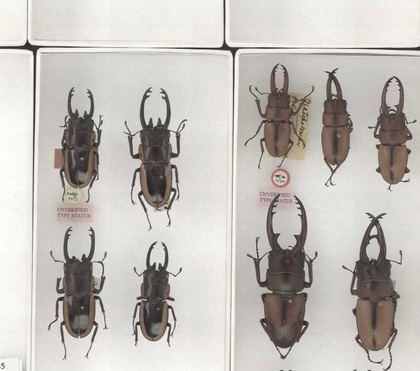
%> input picture matlab/G1_166_small1.jpg, 420 x 371 px, shrunk from 800 x 706 before the run
$ octave --eval "result = gendata('../G1_166_small1.jpg');"   (GNU Octave 9; MATLAB toolbox functions it lacks are replaced by stand-ins)
%> lines starting %> are read from the running program, lines starting %| are printed output that depends on the picture
function [data, stack] = gendata(fname)
%> called with fname = '../G1_166_small1.jpg'
    % Load image and prompt for two clicks
    img = imread(fname);
%> img is the input picture: size 371x420x3 uint8; mean R, G, B 195.5, 191.7, 186.5

    % setup texton filters
    lap = fspecial('laplacian');
    grad_x = fspecial('sobel')';
    grad_y = fspecial('sobel');
    k_g1 = fspecial('gaussian', 9, 0.5);
    k_g2 = fspecial('gaussian', 9, 1);
    k_g3 = fspecial('gaussian', 9, 1.5);
    k_g4 = fspecial('gaussian', 9, 2);
    k_g1L = imfilter(k_g1,lap);
    k_g2L = imfilter(k_g2,lap);
    k_g3L = imfilter(k_g3,lap);
    k_g4L = imfilter(k_g4,lap);
    k_g3X = imfilter(k_g3,grad_x);
    k_g4X = imfilter(k_g4,grad_x);
    k_g3Y = imfilter(k_g3,grad_y);
    k_g4Y = imfilter(k_g4,grad_y);
    img = double(img)/255;
%> img: size 371x420x3 double
    cvt = makecform('srgb2lab');
    lab = applycform(img, cvt);
%> lab: size 371x420x3 double; mean of channels 1, 2, 3 77.1, 0.8, 3.2
    lab = double(lab);

    gfilters = {k_g1, k_g2, k_g3};
    lfilters = {k_g1L, k_g2L, k_g3L, k_g4L};
    xyfilters = {k_g3X, k_g4X, k_g3Y, k_g4Y};
    fcount = 17;

    % Setup storage to response to filters
    count = 1;
    responses{fcount} = ones(size(img(:,:,1)));

    % Run filters
    for j=1:3
        for i=1:3
            neww = imfilter(lab(:,:,j),gfilters{i});
            % imshow(neww, [min(neww(:)) max(neww(:))]);
            % waitforbuttonpress
            responses{count} = neww;
            count = count+1;
        end
    end
%> after the loop, count = 10; responses = 17 items
    for i=1:4
        neww = imfilter(lab(:,:,1),lfilters{i});
        responses{count} = neww;
        count = count+1;
    end
%> this loop made 4 passes
%> pass 1, in gendata, `neww = imfilter(lab(:,:,1),lfilters{i});`:
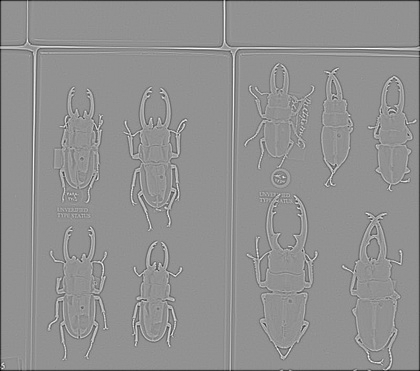
%> neww: size 371x420 double; min -110.4, max 82.23, mean -0.7; drawn with min black and max white
%> pass 2, in gendata, `neww = imfilter(lab(:,:,1),lfilters{i});`:
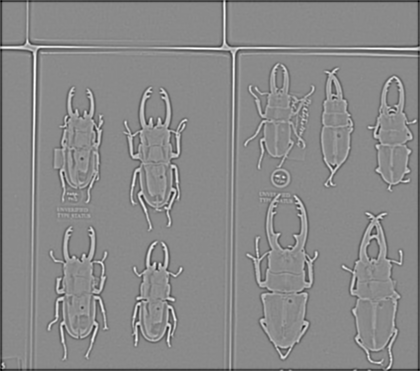
%> neww: size 371x420 double; min -33.83, max 28.23, mean -0.4; drawn with min black and max white
%> pass 3, in gendata, `neww = imfilter(lab(:,:,1),lfilters{i});`:
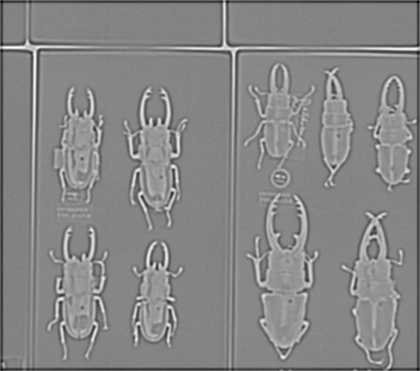
%> neww: size 371x420 double; min -18.12, max 11.38, mean -2.55; drawn with min black and max white
    for i=1:4
        neww = imfilter(lab(:,:,1),xyfilters{i});
        responses{count} = neww;
        count = count+1;
    end
%> this loop made 4 passes
%> pass 1, in gendata, `neww = imfilter(lab(:,:,1),xyfilters{i});`:
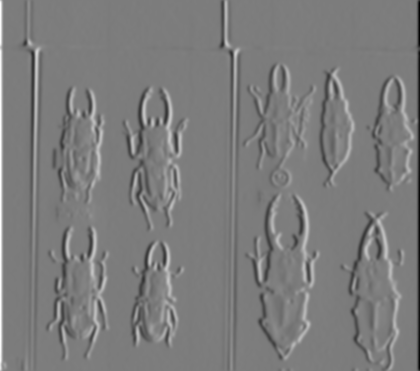
%> neww: size 371x420 double; min -179.5, max 187.2, mean -0.1; drawn with min black and max white
%> pass 3, in gendata, `neww = imfilter(lab(:,:,1),xyfilters{i});`:
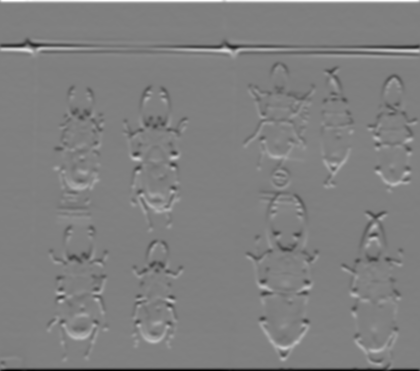
%> neww: size 371x420 double; min -184, max 182.7, mean 0; drawn with min black and max white

    % Store responses in HxWx18 dimentional array
    stack(:,:,1) = responses{1};
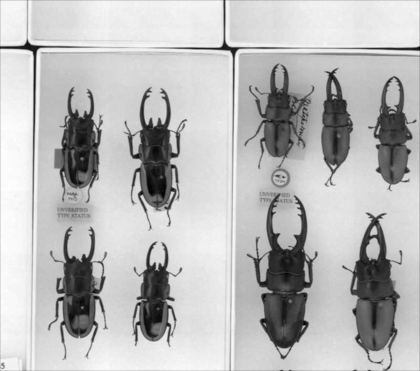
%> stack: size 371x420 double; min 14.55, max 99.83, mean 77; drawn with min black and max white

    for i = 2:(fcount)
        stack(:,:,i) = responses{i};
    end

    [h w d] = size(stack);
%> h = 371; w = 420; d = 17
    stack = stack(9:(h-9), 9:(w-9),:);
    [h w d] = size(stack);
%> h = 354; w = 403
    data = reshape(stack, h*w, d);

    for i=1:fcount
        low = min(data(:,i));
        high = max(data(:,i));
        data(:,i) = (data(:,i)-low)/(high-low);
        stack(:,:,i) = (stack(:,:,i)-low)/(high-low);
    end
%> this loop made 17 passes
%> (low, high) on passes 1 to 12: (14.55, 99.8), (16.14, 99.55), (17.65, 99.39), (-4.28, 22.23), (-3.15, 19.21), (-2.1, 16.4), (-2.94, 19.34), (-2.09, 19.27), (-1.39, 19.17), (-69.58, 82.23), (-25.81, 28.23), (-13.26, 11.38)

$ run again, on matlab/G1_166_small3.jpg
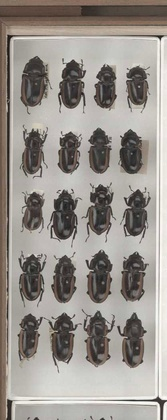
%> input picture matlab/G1_166_small3.jpg, 167 x 420 px, shrunk from 417 x 1050 before the run
%> in gendata, img is the input picture: size 420x167x3 uint8; mean R, G, B 152.6, 147.1, 141.1
%> img: size 420x167x3 double
%> lab: size 420x167x3 double; mean of channels 1, 2, 3 60.4, 1.4, 4
%> after the loop in gendata, `for j=1:3`: count = 10; responses = 17 items
%> the loop in gendata, `for i=1:4` made 4 passes
%> pass 1, in gendata, `neww = imfilter(lab(:,:,1),xyfilters{i});`:
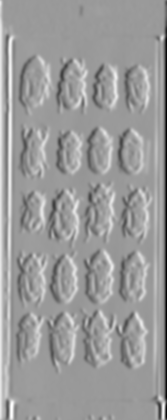
%> neww: size 420x167 double; min -176.9, max 116.2, mean 1.1; drawn with min black and max white
%> in gendata, `stack(:,:,1) = responses{1};`:
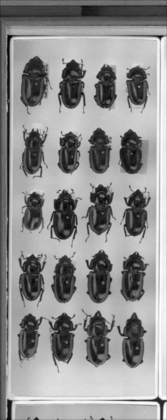
%> stack: size 420x167 double; min 10.83, max 97.73, mean 60.3; drawn with min black and max white
%> in gendata, `[h w d] = size(stack);`: h = 420; w = 167; d = 17
%> in gendata, `[h w d] = size(stack);`: h = 403; w = 150
%> the loop in gendata, `for i=1:fcount` made 17 passes
%> (low, high) on passes 1 to 8: (10.83, 97.19), (16.07, 92.43), (17.8, 90.73), (-3.4, 10.77), (-2.84, 9.66), (-2.22, 8.69), (-2.94, 15.63), (-2.31, 14.19)
